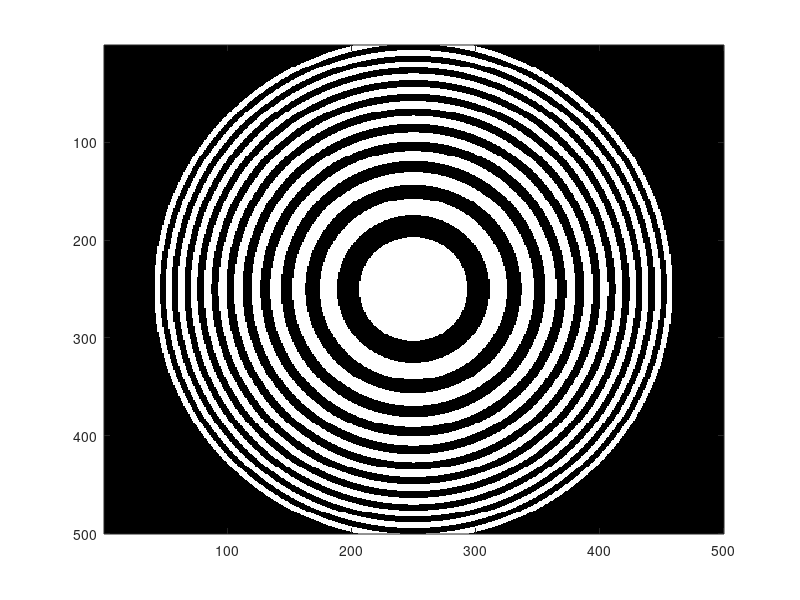
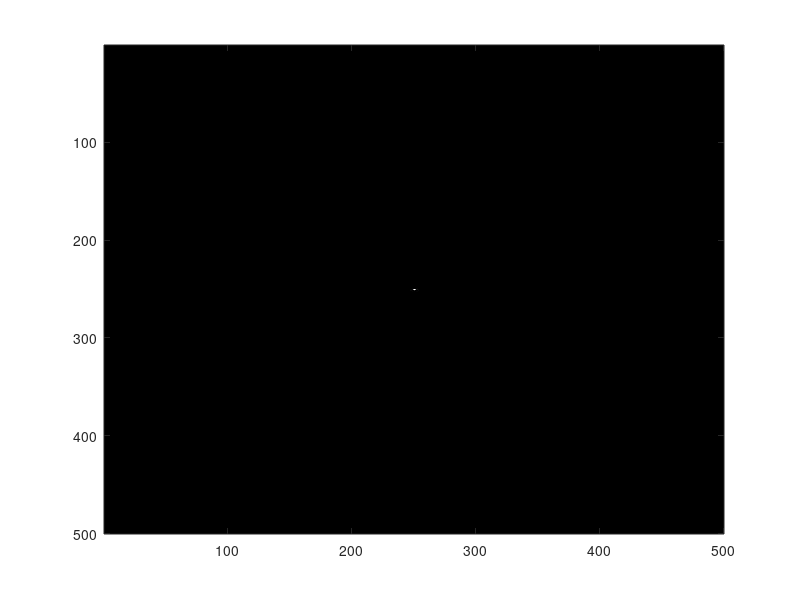

Here is the MATLAB script that generated these plots, in order:
%%Elliptical FZP%%
clear; %Clear all memory

%Define parameters
N=500; %Define Matrix sizes
M=25;%Define the number of grating lines
A=ones(N,N);%Define Matrices by assigning zeros to all pixels
rx=zeros(M,M);
r=zeros(N,N);
fx=3000; %Define focal lengths (in micrometers)
fy=4500; 
lambda=0.633; %Define wavelength (in micrometers)

%Construct the FZP
for n=1:M; %Calculate the width of the grating lines
      rx(n)=sqrt((n-1)*fx*lambda);
end
for n=1:2:M;%Construct elliptical FZP
      for p=1:N;
            for q=1:N;
                   r(p,q)=sqrt(((p-N/2)*(p-N/2))*(fx/fy)+((q-N/2)*(q-N/2)));
                    if r(p,q) > rx(n) && r(p,q) < rx(n+1);
                       A(p,q)=exp(1i*pi);
                    end
             end
       end
end

%Observing the grating output in the far-field
E=fftshift(fft2(A)); %fftshift is used to re-order the terms in their natural order
IN=(abs(E)/(N*N)).*(abs(E)/(N*N));      % Calculating intensity
figure(1)
colormap(gray); 
imagesc(angle(A))          
figure(2)
colormap(gray);
imagesc(IN);
